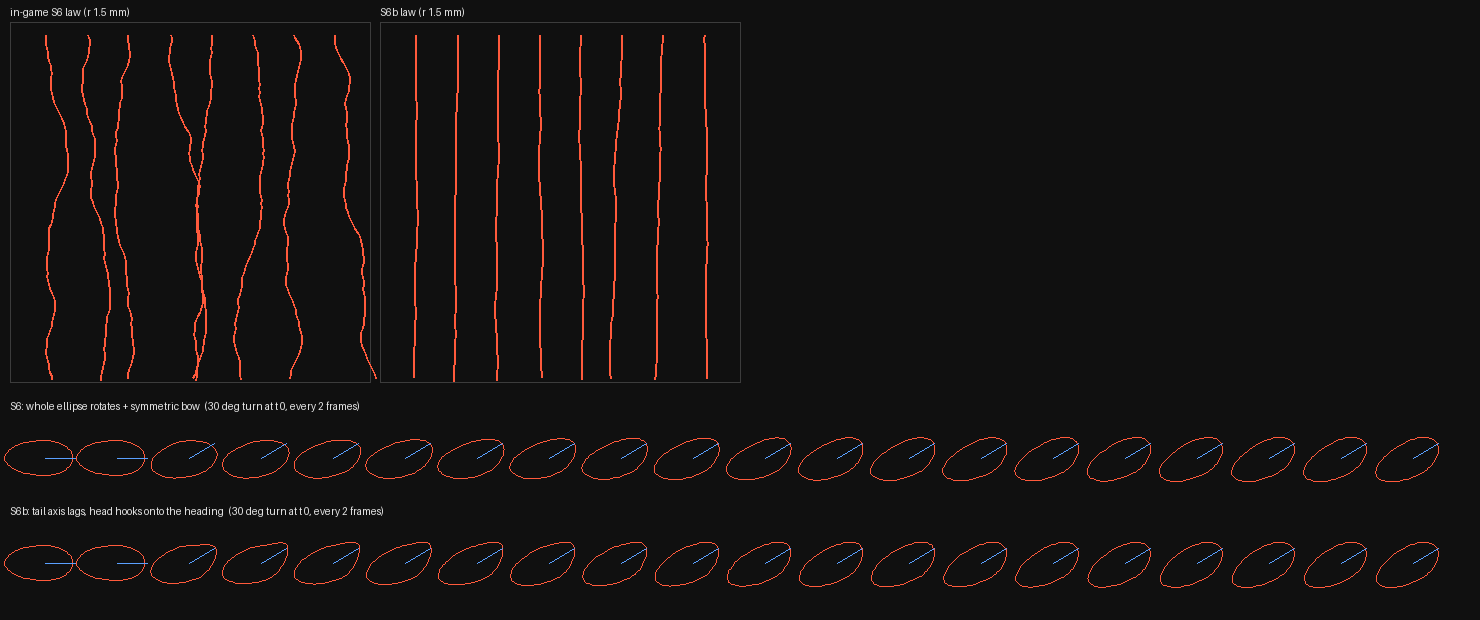

Here is the Python script that generated this plot:
"""rev48-S6b check (docs/RAINFX_V2_SHAPE_STATE_PLAN.md section 20): the S6 weaving glitch and the hook turn.

1) Weaving: S6 steered with lat = -defK 2 r (grad D . side), defK 6 -> |lat| ~ 5-18 for r 0.5-1.5 mm: the
   +-0.5 clamp is hit almost always, the heading jumps between +-27 deg at every defect (bang-bang).
   S6b: the contact-line force asymmetry across the HEAD over the pinning-to-drive ratio,
   lat = defK defPin (D(head + side r) - D(head - side r)) drive / sqrt(max(1, 2r / defMM)) (a wide contact
   line averages more defects), clamp +-0.35.
2) Turn shape: S6 rotated the whole ellipse (tailTau) and bowed it symmetrically -> 'the original shape
   rotates, the head under-turns'. S6b: the stored axis is the TAIL (rotates over tailTau), the HEAD half bends
   onto the heading at once: one-sided bend at the head end, tip slope = tan(dl) -> a gentle hook (L) that
   straightens as the tail is pulled onto the new path.
usage: python rainfx2_s6b_flow_proto.py out.png
"""
import math
import sys
import numpy as np
from PIL import Image, ImageDraw
sys.path.insert(0, __file__.rsplit('/', 1)[0])
import rainfx2_s6_flow_proto as S

DT = S.DT
DEFMM = 1.2


def grad(x, y, h=1e-3):
    return np.array([(S.D(x + h, y) - S.D(x - h, y)) / (2 * h), (S.D(x, y + h) - S.D(x, y - h)) / (2 * h)])


def run(x0, rmm, law, T=4.0):
    p = np.array([x0, 2.0]); v = np.zeros(2); d = np.array([0.0, 1.0]); out = []
    for i in range(int(T / DT)):
        side = np.array([-d[1], d[0]]); head = p + d * rmm
        pin = 0.6 + 0.8 * S.vnoise(p[0] / 4 + 53, p[1] / 4)
        if law == 's6':
            pin *= 1 + 0.35 * (2 * S.D(*head) - 1)
            sp, drive = S.speed(rmm, pin)
            lat = -6.0 * 2 * rmm * grad(*head).dot(side) * min(drive, 1)
            lat = max(-0.5, min(0.5, lat))
        else:
            dl, dr = S.D(*(head + side * rmm)), S.D(*(head - side * rmm))
            pin *= 1 + 0.35 * (dl + dr - 1)
            sp, drive = S.speed(rmm, pin)
            lat = -5.0 * 0.35 * (dl - dr) * min(drive, 1) / math.sqrt(max(1.0, 2 * rmm / DEFMM))
            lat = max(-0.35, min(0.35, lat))
        dT = np.array([0.0, 1.0]) + side * lat; dT /= np.linalg.norm(dT)
        v = v + (dT * sp * 1000 - v) * (1 - math.exp(-DT / 0.04))
        if sp == 0 and np.linalg.norm(v) < 3:
            v[:] = 0
        p = p + v * DT
        if np.linalg.norm(v) > 2:
            d = v / np.linalg.norm(v)
        out.append((p.copy(), d.copy(), lat))
    return out


def hook_outline(rmm, e, phi, b, mode, d, vms, sc):
    A = math.sqrt((0.5 + e) / (0.5 - e)); a, bm = rmm * math.sqrt(A), rmm / math.sqrt(A)
    u = np.array([math.cos(phi), math.sin(phi)]); vv = np.array([-u[1], u[0]])
    kk = 0.6 * min(vms / 0.04, 1); pts = []
    for t in np.linspace(0, 2 * math.pi, 72, endpoint=False):
        x, y = a * math.cos(t), bm * math.sin(t)
        aa = x / a
        if mode == 0:
            off = b * bm * aa * aa
        else:
            ah = aa if mode == 1 else -aa
            off = b * bm * max(ah, 0.0) ** 2
        P2 = u * x + vv * (y + off)
        if P2.dot(d) < 0:
            P2 = P2 + d * P2.dot(d) * kk
        pts.append(tuple(P2 * sc))
    return pts


def step_s6b(st, d, vms, tailTau=0.25, snapDeg=40, hookK=2.0, stretch=0.2):
    A = 1 + 0.6 * min(vms / 0.04, 1); eM = min(0.5 * (A * A - 1) / (A * A + 1), 0.45)
    psi = math.atan2(d[1], d[0]); phi = st['phi']; dl = S.wrap90(psi - phi)
    snap = abs(dl) > math.radians(snapDeg)
    kr = 1 - math.exp(-DT / (0.06 if snap else tailTau))
    phiN = phi + dl * kr
    eS = 0 if snap else stretch * abs(math.sin(dl))
    eT = min(max(eM, max(st['e'] - eS, 0) * math.exp(-DT / 0.6)) + eS, 0.45)
    k = 1 - math.exp(-DT / (0.06 if snap else 0.12))
    st['e'] += (eT - st['e']) * k
    dlN = S.wrap90(psi - phiN)                        # what is left for the head after the tail moved
    Ae = math.sqrt((0.5 + st['e']) / (0.5 - st['e']))
    s = 1.0 if d.dot([math.cos(phi), math.sin(phi)]) >= 0 else -1.0
    bT = s * hookK * 0.5 * Ae * math.tan(max(-0.9, min(0.9, dlN)))
    kh = 1 - math.exp(-DT / 0.03)                     # the head follows its heading within ~2 frames
    st['b'] += (bT - st['b']) * kh
    st['mode'] = 1 if s > 0 else 2
    phiW = S.wrap90(phiN)
    if abs(phiW - phiN) > 1:
        st['b'] = -st['b']; st['mode'] = 3 - st['mode']
    st['phi'] = phiW


def main(outp):
    # 1) weaving statistics, r 0.5 / 1.0 / 1.5 mm
    lines = []
    for law in ('s6', 's6b'):
        for rmm in (0.5, 1.0, 1.5):
            hd, sat, lr = [], 0, []
            for x0 in np.linspace(5, 55, 16):
                o = run(x0, rmm, law, T=3)
                ang = [math.degrees(math.atan2(dd[0], dd[1])) for _, dd, _ in o]
                hd += ang
                sat += sum(1 for *_, l in o if abs(l) >= (0.5 if law == 's6' else 0.35) - 1e-6)
                xs = [q[0] for q, *_ in o]; lr.append(max(xs) - min(xs))
            n = 16 * int(3 / DT)
            lines.append('%-4s r %.1f mm: heading rms %4.1f deg, |dheading/frame| p95 %4.1f deg, lat clamped %3.0f %%, lateral range p50 %.1f mm' % (
                law, rmm, np.sqrt(np.mean(np.square(hd))), np.percentile(np.abs(np.diff(hd)), 95), 100 * sat / n, np.median(lr)))
    print('\n'.join(lines))
    # 2) images: paths (r 1.5) and hook filmstrip
    W, H, PX = 60, 60, 6
    img = Image.new('RGB', (max(2 * W * PX + 30, 1480), H * PX + 30 + 230), (16, 16, 16)); dr = ImageDraw.Draw(img)
    for k, law in enumerate(('s6', 's6b')):
        ox = 10 + k * (W * PX + 10)
        dr.text((ox, 6), 'in-game S6 law (r 1.5 mm)' if law == 's6' else 'S6b law (r 1.5 mm)', fill=(230, 230, 230))
        dr.rectangle((ox, 22, ox + W * PX, 22 + H * PX), outline=(60, 60, 60))
        for x0 in np.linspace(6, 54, 8):
            o = run(x0, 1.5, law, T=4)
            pts = [(ox + q[0] * PX, 22 + q[1] * PX) for q, *_ in o if q[1] < H]
            if len(pts) > 1:
                dr.line(pts, fill=(255, 90, 60), width=2)
    y0 = H * PX + 40
    for k, name in enumerate(('S6: whole ellipse rotates + symmetric bow', 'S6b: tail axis lags, head hooks onto the heading')):
        yy = y0 + k * 105
        dr.text((10, yy), name + '  (30 deg turn at t 0, every 2 frames)', fill=(230, 230, 230))
        st = dict(phi=0.0, e=0.22, b=0.0, mode=0)
        n = 0
        for i in range(int(0.75 / DT)):
            ang = 0.0 if i < 4 else math.radians(-30)
            d = np.array([math.cos(ang), math.sin(ang)])
            if k == 0:
                st2 = dict(phi=st['phi'], e=st['e'], b=st['b'])
                S.shape_step(st2, d, 0.03, True); st.update(st2); st['mode'] = 0
            else:
                step_s6b(st, d, 0.03)
            if i % 2 == 1 and n < 20:
                cx, cy = 45 + n * 72, yy + 58
                o = [(cx + x, cy + y) for x, y in hook_outline(1.0, st['e'], st['phi'], st['b'], st['mode'], d, 0.03, 22)]
                dr.polygon(o, outline=(255, 90, 60))
                dr.line((cx, cy, cx + d[0] * 30, cy + d[1] * 30), fill=(90, 160, 255))
                n += 1
    img.save(outp)


if __name__ == '__main__':
    main(sys.argv[1] if len(sys.argv) > 1 else 'rainfx2_s6b_flow_proto.png')
